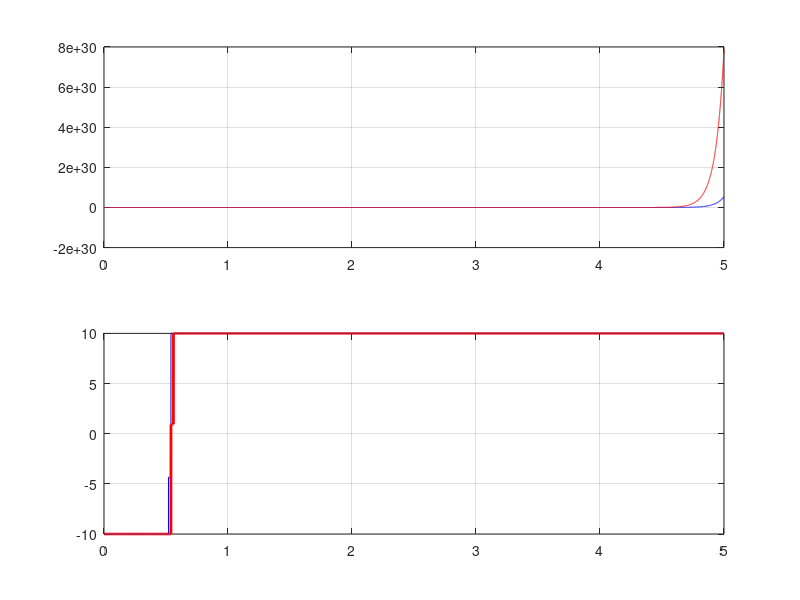

This chart was generated by the following MATLAB code:
clear;
load('result_data.mat')
x1 = x(:,1);
x2 = x(:,2);
u1 = u(:,1);
u2 = u(:,2);

figure(1)
subplot(211)
plot(time,x1,'b',time,x2,'r')
grid
subplot(212)
plot(time,u1,'b', time,u2, 'r', 'LineWidth',2)
%axis([0 Tsim -11 11])
grid